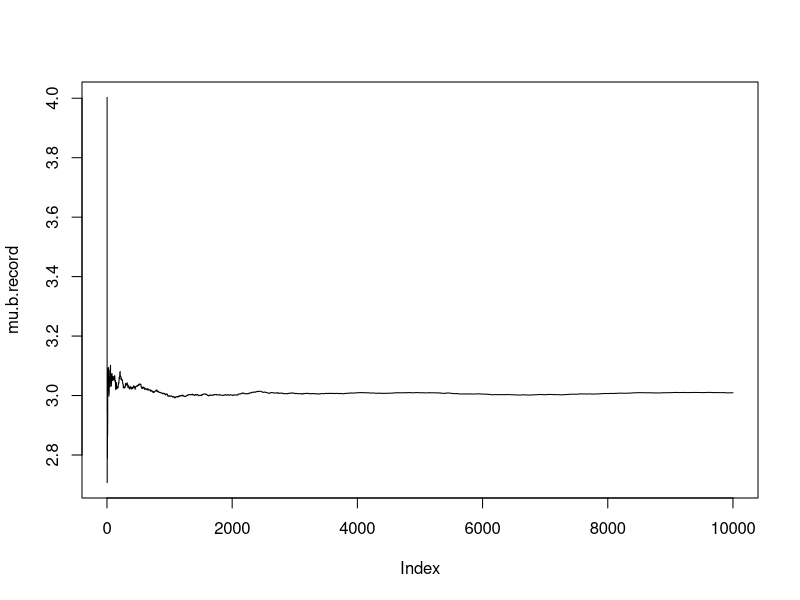

R code for this plot:


##Online learning Algorithms

#Least-Mean-Square

x <- rnorm(1000,0,2)

beta <- 3

y <- beta*x + rnorm(1000,0,0.5)

betaest <- 0
alpha <- 0.1

for(i in 1:1000){
betaest <- betaest + alpha*(x[i]*betaest - y[i])
}


##Variational Bayes

x <- rnorm(10000)

beta <- 3

y <- beta*x + rnorm(10000,0,0.5)

#Online algorithm

mu.sigma <- 5
yty <- 0
xty <- 0
xtx <- 0
n <- 0

#Hyper-parameters
sigma.b <- sqrt(10^10)
A <- 10^5

mu.b.record <- rep(NA,10000)

for(i in 1:10000){
  n <- n + 1
  yty <- yty + y[i]^2
  xty <- xty + x[i]*y[i]
  xtx <- xtx + x[i]*x[i]
  Sigma.b <- (mu.sigma * xtx + (sigma.b)^(-1))^(-1)
  mu.b <- mu.sigma * Sigma.b * xty 
  mu.a <- (mu.sigma + A^(-2))^(-1)
  mu.sigma <- (n+1)/(2*mu.a + yty - 2*mu.b*xty + xtx*(Sigma.b + mu.b^2))
  mu.b.record[i] <- mu.b
}

plot(mu.b.record,type="s")














